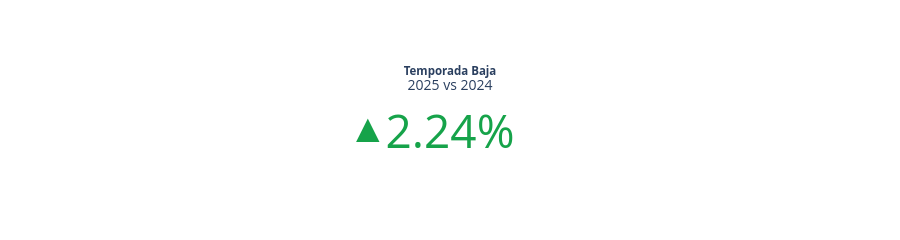

Notebook source saved alongside this figure:
### Markdown cell above
### 6.2 Temporada baja (octubre–abril)
Indicador de variación % interanual de pasajeros totales.

### Code cell
fig_baja.show()

### Figure 1 — Plotly figure (JSON) as saved in the notebook; plotly's stock layout.template omitted (floating-point values rounded to 4 significant figures)
{"data": [{"domain": {"x": [0, 1], "y": [0, 1]}, "mode": "number", "number": {"font": {"color": "#16A34A", "size": 46}, "suffix": "%", "valueformat": ".2f"}, "title": {"text": "<b>Temporada Baja</b><br><span style='font-size:14px'>2025 vs 2024</span>"}, "type": "indicator", "value": 2.24}], "layout": {"annotations": [{"font": {"color": "#16A34A", "size": 40}, "showarrow": false, "text": "▲", "x": 0.43, "xanchor": "right", "y": 0.52, "yanchor": "middle"}], "height": 220, "margin": {"b": 20, "l": 20, "r": 20, "t": 40}}}
